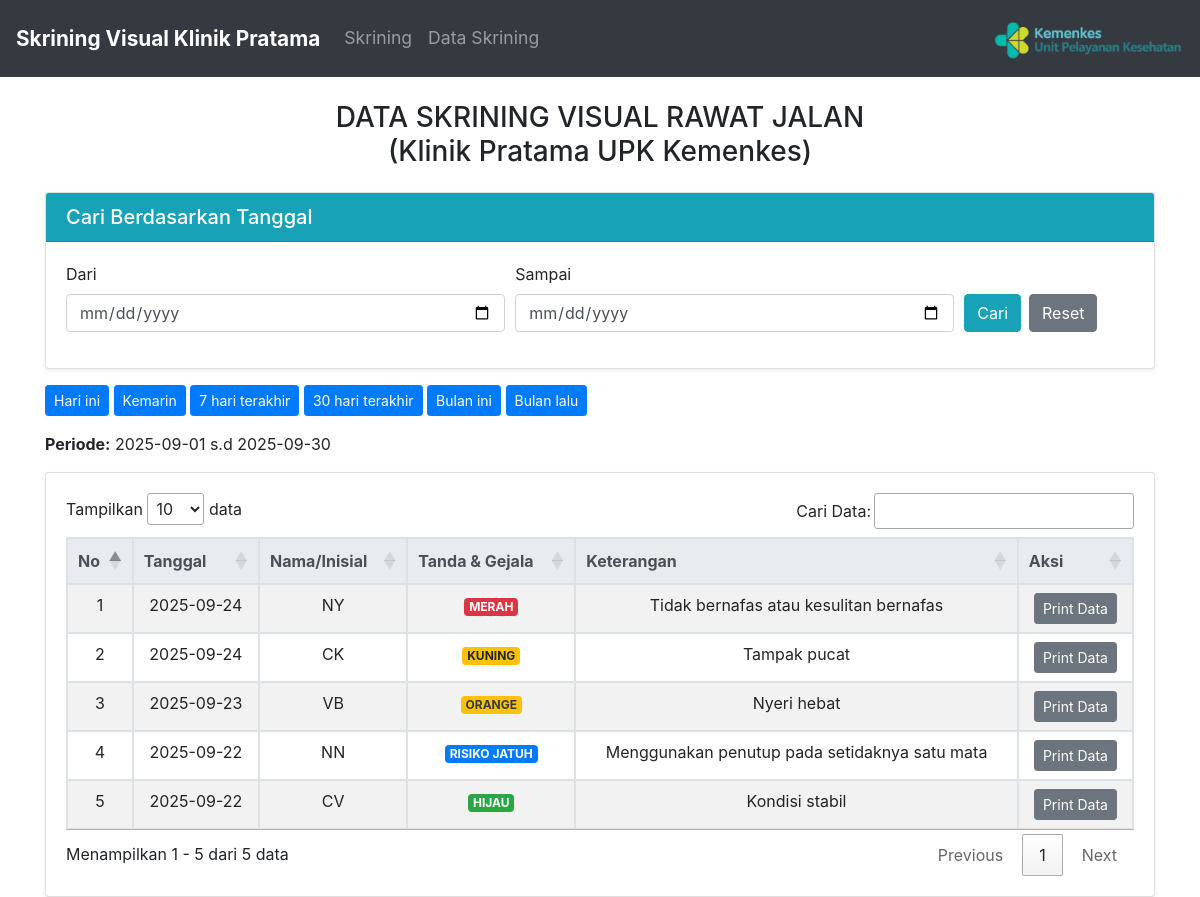
The app's page /data-skrining.php?filter=bulan_ini with its own data.
### tables this page shows
CREATE TABLE `skrining` (
  `tanggal` date NOT NULL,
  `nama` varchar(100) NOT NULL,
  `tanda_gejala` enum('1','2','3','4','5') NOT NULL,
  `keterangan` text DEFAULT NULL
);

### data-skrining.php (the view, shortened to what this page needs)
<!DOCTYPE html>
<html lang="en">
<head>
  <link rel="stylesheet" href="https://cdn.jsdelivr.net/npm/bootstrap@4.6.2/dist/css/bootstrap.min.css">
  <link rel="stylesheet" href="https://cdn.datatables.net/1.13.6/css/jquery.dataTables.min.css">
</head>
<body>
<nav class="navbar navbar-expand-md bg-dark navbar-dark">
  <a class="navbar-brand" href="#">Skrining Visual Klinik Pratama</a>
  <div class="collapse navbar-collapse" id="collapsibleNavbar">
    <ul class="navbar-nav">
      <li class="nav-item"><a class="nav-link" href="skrining.php">Skrining</a></li>
      <li class="nav-item"><a class="nav-link" href="data-skrining.php">Data Skrining</a></li>
    </ul>
    <div class="ml-auto">
      <img src="asset/gambar/logo_upk.png" alt="Logo" height="45">
    </div>
  </div>
</nav>
<div class="container mt-4">
  <h3 class="text-center">DATA SKRINING VISUAL RAWAT JALAN <br>(Klinik Pratama UPK Kemenkes)</h3>
  <div class="card shadow-sm mt-4">
    <div class="card-header bg-info text-white">
      <h5 class="mb-0">Cari Berdasarkan Tanggal</h5>
    </div>
    <div class="card-body">
      <form method="GET" action="">
        <div class="form-row">
          <div class="form-group col-md-5">
            <label for="tanggal_awal">Dari</label>
            <input type="date" class="form-control" name="tanggal_awal" id="tanggal_awal" required>
          </div>
          <div class="form-group col-md-5">
            <label for="tanggal_akhir">Sampai</label>
            <input type="date" class="form-control" name="tanggal_akhir" id="tanggal_akhir" required>
          </div>
          <div class="form-group col-md-2 d-flex align-items-end">
            <button class="btn btn-info mr-2" type="submit">Cari</button>
            <a href="data-skrining.php" class="btn btn-secondary">Reset</a>
          </div>
        </div>
      </form>
    </div>
  </div>
  <div class="mt-3">
    <a href="?filter=hari_ini" class="btn btn-sm btn-primary">Hari ini</a>
    <a href="?filter=kemarin" class="btn btn-sm btn-primary">Kemarin</a>
    <a href="?filter=7_hari" class="btn btn-sm btn-primary">7 hari terakhir</a>
    <a href="?filter=30_hari" class="btn btn-sm btn-primary">30 hari terakhir</a>
    <a href="?filter=bulan_ini" class="btn btn-sm btn-primary">Bulan ini</a>
    <a href="?filter=bulan_lalu" class="btn btn-sm btn-primary">Bulan lalu</a>
  </div>
  <?php
  include 'koneksi.php';
  $tanggal_awal  = "";
  $tanggal_akhir = "";
  if (isset($_GET['filter'])) {
      $filter = $_GET['filter'];
      switch ($filter) {
          case "bulan_ini":
              $tanggal_awal = date("Y-m-01");
              $tanggal_akhir = date("Y-m-t");
              break;
      }
  } elseif (!empty($_GET['tanggal_awal']) && !empty($_GET['tanggal_akhir'])) {
      $tanggal_awal  = $_GET['tanggal_awal'];
      $tanggal_akhir = $_GET['tanggal_akhir'];
  }
  if ($tanggal_awal && $tanggal_akhir) {
      echo "<p class='mt-3'><b>Periode:</b> $tanggal_awal s.d $tanggal_akhir</p>";
      $query = "SELECT * FROM skrining
                WHERE DATE(tanggal) BETWEEN '$tanggal_awal' AND '$tanggal_akhir'
                ORDER BY tanggal DESC";
  } else {
      $query = "SELECT * FROM skrining ORDER BY tanggal DESC";
  }
  $result = mysqli_query($koneksi, $query);
  ?>
  <div class="card mt-3 shadow-sm">
    <div class="card-body">
      <table id="tabelSkrining" class="table table-bordered table-striped">
        <thead class="thead-light text-center">
          <tr>
            <th>No</th>
            <th>Tanggal</th>
            <th>Nama/Inisial</th>
            <th>Tanda & Gejala</th>
            <th>Keterangan</th>
            <th>Aksi</th>
          </tr>
        </thead>
        <tbody>
<?php
$no = 1;
while ($data = mysqli_fetch_array($result)) {
    $tanggal = htmlspecialchars($data['tanggal']);
    $nama    = htmlspecialchars($data['nama']);
    $keterangan = htmlspecialchars($data['keterangan']);
    $warna = '';
    switch ($data['tanda_gejala']) {
        case '1': $warna = "<span class='badge badge-danger'>MERAH</span>"; break;
        case '2': $warna = "<span class='badge badge-warning text-dark'>ORANGE</span>"; break;
        case '3': $warna = "<span class='badge badge-warning'>KUNING</span>"; break;
        case '4': $warna = "<span class='badge badge-success'>HIJAU</span>"; break;
        case '5': $warna = "<span class='badge badge-primary'>RISIKO JATUH</span>"; break;
    }
    $nama_param = urlencode($data['nama']);
    $tanggal_param = urlencode($data['tanggal']);
    echo "<tr class='text-center'>";
    echo "<td>" . $no++ . "</td>";
    echo "<td>{$tanggal}</td>";
    echo "<td>{$nama}</td>";
    echo "<td>{$warna}</td>";
    echo "<td>{$keterangan}</td>";
    echo "<td>
            <a href='print.php?nama={$nama_param}&tanggal={$tanggal_param}' target='_blank' class='btn btn-sm btn-secondary'>
              Print Data
            </a>
          </td>";
    echo "</tr>";
}
?>
</tbody>
      </table>
    </div>
  </div>
</div>
</body>
</html>

### data-skrining.php (style rules this page uses)
.navbar { padding-top: 1rem; padding-bottom: 1rem; font-size: 1.1rem; }
.navbar-brand { font-size: 1.3rem; font-weight: bold; }
.navbar-nav .nav-link { font-size: 1.1rem; }

### records on screen
skrining: tanggal "2025-09-24", nama "NY", tanda_gejala "MERAH", keterangan "Tidak bernafas atau kesulitan bernafas"
skrining: tanggal "2025-09-24", nama "CK", tanda_gejala "KUNING", keterangan "Tampak pucat"
skrining: tanggal "2025-09-23", nama "VB", tanda_gejala "ORANGE", keterangan "Nyeri hebat"
skrining: tanggal "2025-09-22", nama "NN", tanda_gejala "RISIKO JATUH", keterangan "Menggunakan penutup pada setidaknya satu mata"
skrining: tanggal "2025-09-22", nama "CV", tanda_gejala "HIJAU", keterangan "Kondisi stabil"

### other values on screen
$tanggal_awal "2025-09-01"
$tanggal_akhir "2025-09-30"
